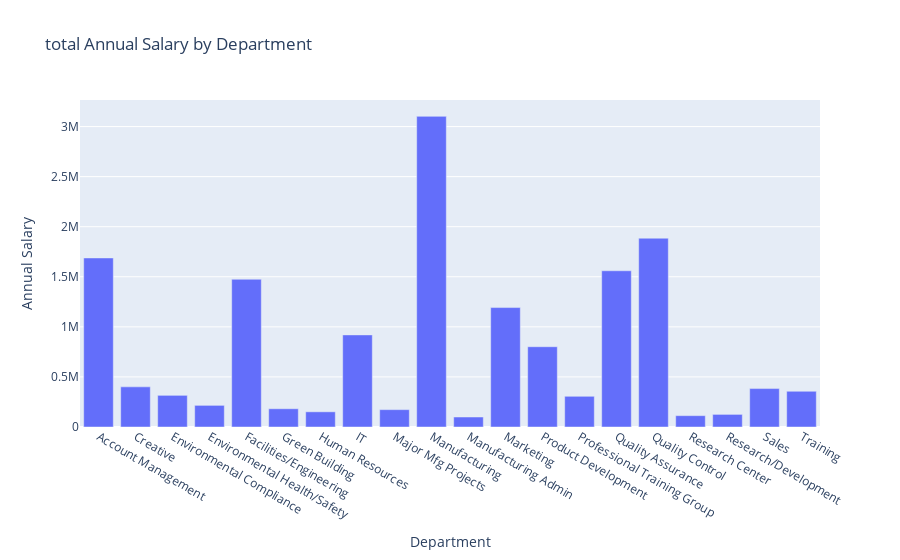

Notebook cell for this chart:
### Code cell
depart=dc.groupby("Department")["Annual Salary"].sum()
fig=px.bar(x=depart.index,y=depart.values,labels={"x":"Department","y":"Annual Salary"},title="total Annual Salary by Department")
fig.show()

### Figure 1 — Plotly figure (JSON) as saved in the notebook; plotly's stock layout.template omitted (floating-point values rounded to 4 significant figures)
{"data": [{"hovertemplate": "Department=%{x}<br>Annual Salary=%{y}<extra></extra>", "legendgroup": "", "marker": {"color": "#636efa", "pattern": {"shape": ""}}, "name": "", "orientation": "v", "showlegend": false, "textposition": "auto", "type": "bar", "x": ["Account Management", "Creative", "Environmental Compliance", "Environmental Health/Safety", "Facilities/Engineering", "Green Building", "Human Resources", "IT", "Major Mfg Projects", "Manufacturing", "Manufacturing Admin", "Marketing", "Product Development", "Professional Training Group", "Quality Assurance", "Quality Control", "Research Center", "Research/Development", "Sales", "Training"], "xaxis": "x", "y": [1688000.0, 400900.0, 316200.0, 216000.0, 1475000.0, 182200.0, 151700.0, 919700.0, 173200.0, 3102000.0, 99780.0, 1193000.0, 801600.0, 306700.0, 1560000.0, 1885000.0, 113200.0, 125900.0, 383600.0, 356600.0], "yaxis": "y"}], "layout": {"barmode": "relative", "legend": {"tracegroupgap": 0}, "title": {"text": "total Annual Salary by Department"}, "xaxis": {"anchor": "y", "domain": [0, 1], "title": {"text": "Department"}}, "yaxis": {"anchor": "x", "domain": [0, 1], "title": {"text": "Annual Salary"}}}}
